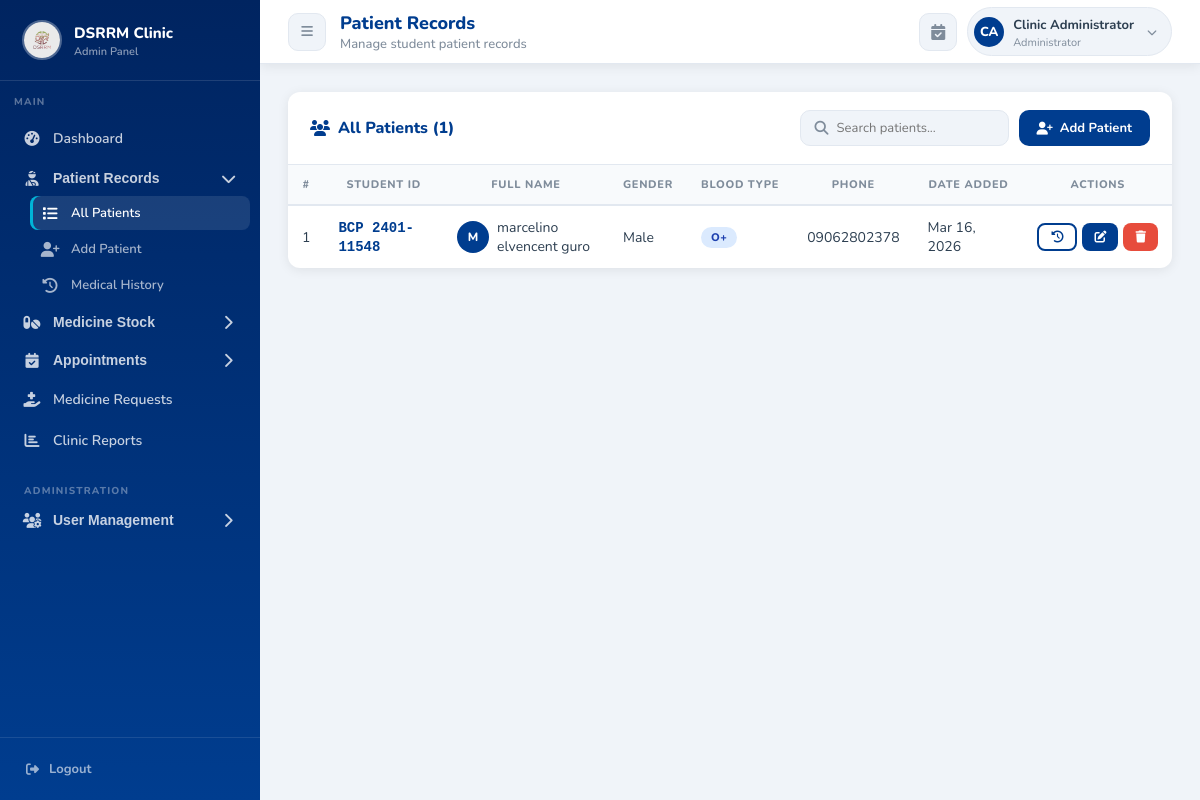
Screenshot of /admin/patients.php (signed in) with the database file from the repository.
### tables this page shows
CREATE TABLE `patients` (
  `id` int(11) NOT NULL,
  `student_id` varchar(20) DEFAULT NULL,
  `full_name` varchar(100) NOT NULL,
  `email` varchar(100) DEFAULT NULL,
  `phone` varchar(20) DEFAULT NULL,
  `address` text DEFAULT NULL,
  `date_of_birth` date DEFAULT NULL,
  `gender` enum('Male','Female','Other') DEFAULT NULL,
  `blood_type` varchar(5) DEFAULT NULL,
  `emergency_contact` varchar(100) DEFAULT NULL,
  `emergency_phone` varchar(20) DEFAULT NULL,
  `allergies` text DEFAULT NULL,
  `notes` text DEFAULT NULL,
  `user_id` int(11) DEFAULT NULL,
  `created_by` int(11) DEFAULT NULL,
  `created_at` timestamp NOT NULL DEFAULT current_timestamp(),
  `updated_at` timestamp NOT NULL DEFAULT current_timestamp() ON UPDATE current_timestamp()
);

CREATE TABLE `users` (
  `id` int(11) NOT NULL,
  `student_id` varchar(20) DEFAULT NULL,
  `full_name` varchar(100) NOT NULL,
  `email` varchar(100) NOT NULL,
  `password` varchar(255) NOT NULL,
  `role` enum('admin','user') DEFAULT 'user',
  `phone` varchar(20) DEFAULT NULL,
  `address` text DEFAULT NULL,
  `date_of_birth` date DEFAULT NULL,
  `gender` enum('Male','Female','Other') DEFAULT NULL,
  `blood_type` varchar(5) DEFAULT NULL,
  `emergency_contact` varchar(100) DEFAULT NULL,
  `emergency_phone` varchar(20) DEFAULT NULL,
  `profile_photo` varchar(255) DEFAULT NULL,
  `is_active` tinyint(1) DEFAULT 1,
  `created_at` timestamp NOT NULL DEFAULT current_timestamp(),
  `updated_at` timestamp NOT NULL DEFAULT current_timestamp() ON UPDATE current_timestamp()
);

### classes/Auth.php (called while the page is built, shortened)
<?php
class Auth {
    public static function currentUser(): array {
        return [
            'id'    => $_SESSION['user_id']    ?? null,
            'name'  => $_SESSION['user_name']  ?? '',
            'email' => $_SESSION['user_email'] ?? '',
            'role'  => $_SESSION['user_role']  ?? '',
        ];
    }
}

### classes/Database.php (called while the page is built, shortened)
<?php
class Database {
    private static $instance = null;
    private $conn;
    private function __construct() {
        $this->conn = new mysqli(DB_HOST, DB_USER, DB_PASS, DB_NAME);
        $this->conn->set_charset('utf8mb4');
    }
    public static function getInstance(): self {
        if (self::$instance === null) {
            self::$instance = new self();
        }
        return self::$instance;
    }
    public function fetchAll(string $sql): array {
        $result = $this->conn->query($sql);
        $rows = [];
        while ($row = $result->fetch_assoc()) {
            $rows[] = $row;
        }
        return $rows;
    }
}

### classes/Patient.php (called while the page is built, shortened)
<?php
class Patient {
    private Database $db;
    public function __construct() {
        $this->db = Database::getInstance();
    }
    public function getAll(string $search = ''): array {
        $where = '';
        return $this->db->fetchAll("SELECT p.*, u.full_name AS created_by_name
            FROM patients p
            LEFT JOIN users u ON p.created_by = u.id
            $where ORDER BY p.created_at DESC");
    }
}

### admin/patients.php (the view, shortened to what this page needs)
<?php
$patientClass = new Patient();
$action = $_GET['action'] ?? '';
$id     = (int)($_GET['id'] ?? 0);
$search   = $_GET['search'] ?? '';
$patients = $patientClass->getAll($search);
$editPatient = ($action === 'edit' && $id) ? $patientClass->getById($id) : null;
$pageTitle    = 'Patient Records';
$pageSubtitle = 'Manage student patient records';
?>
<!DOCTYPE html>
<html lang="en">
<head>
<link rel="stylesheet" href="../css/dashboard.css">
<link rel="stylesheet" href="https://cdnjs.cloudflare.com/ajax/libs/font-awesome/6.4.2/css/all.min.css">
</head>
<body>
<?php include 'partials/sidebar.php'; ?>
<?php include 'partials/topbar.php'; ?>
<main class="main-content">
  <?php if($action === 'add' || $action === 'edit'): ?>
  <div class="page-card">
    <div class="card-header">
      <h2><i class="fa fa-<?= $editPatient?'user-edit':'user-plus' ?>"></i> <?= $editPatient?'Edit Patient':'Add New Patient' ?></h2>
      <a href="patients.php" class="btn btn-outline btn-sm"><i class="fa fa-arrow-left"></i> Back to List</a>
    </div>
    <div class="card-body">
      <form method="POST">
        <input type="hidden" name="action" value="<?= $editPatient?'update':'create' ?>">
        <?php if($editPatient): ?><input type="hidden" name="id" value="<?= $editPatient['id'] ?>"><?php endif; ?>
        <div class="form-row">
          <div class="form-group">
            <label>Student ID *</label>
            <input type="text" name="student_id" value="<?= htmlspecialchars($editPatient['student_id']??'') ?>" required placeholder="e.g. BCP-2024-0001">
          </div>
          <div class="form-group">
            <label>Full Name *</label>
            <input type="text" name="full_name" value="<?= htmlspecialchars($editPatient['full_name']??'') ?>" required>
          </div>
          <div class="form-group">
            <label>Email</label>
            <input type="email" name="email" value="<?= htmlspecialchars($editPatient['email']??'') ?>">
          </div>
          <div class="form-group">
            <label>Phone</label>
            <input type="text" name="phone" value="<?= htmlspecialchars($editPatient['phone']??'') ?>">
          </div>
          <div class="form-group">
            <label>Date of Birth</label>
            <input type="date" name="date_of_birth" value="<?= htmlspecialchars($editPatient['date_of_birth']??'') ?>">
          </div>
          <div class="form-group">
            <label>Gender</label>
            <select name="gender">
              <option value="">-- Select --</option>
              <?php foreach(['Male','Female','Other'] as $g): ?>
              <option value="<?= $g ?>" <?= ($editPatient['gender']??'')===$g?'selected':'' ?>><?= $g ?></option>
              <?php endforeach; ?>
            </select>
          </div>
          <div class="form-group">
            <label>Blood Type</label>
            <select name="blood_type">
              <option value="">-- Unknown --</option>
              <?php foreach(['A+','A-','B+','B-','AB+','AB-','O+','O-'] as $bt): ?>
              <option value="<?= $bt ?>" <?= ($editPatient['blood_type']??'')===$bt?'selected':'' ?>><?= $bt ?></option>
              <?php endforeach; ?>
            </select>
          </div>
          <div class="form-group">
            <label>Emergency Contact Name</label>
            <input type="text" name="emergency_contact" value="<?= htmlspecialchars($editPatient['emergency_contact']??'') ?>">
          </div>
          <div class="form-group">
            <label>Emergency Contact Phone</label>
            <input type="text" name="emergency_phone" value="<?= htmlspecialchars($editPatient['emergency_phone']??'') ?>">
          </div>
        </div>
        <div class="form-row" style="margin-top:14px">
          <div class="form-group">
            <label>Address</label>
            <textarea name="address"><?= htmlspecialchars($editPatient['address']??'') ?></textarea>
          </div>
          <div class="form-group">
            <label>Known Allergies</label>
            <textarea name="allergies"><?= htmlspecialchars($editPatient['allergies']??'') ?></textarea>
          </div>
          <div class="form-group">
            <label>Notes</label>
            <textarea name="notes"><?= htmlspecialchars($editPatient['notes']??'') ?></textarea>
          </div>
        </div>
        <div style="margin-top:20px;display:flex;gap:10px">
          <button type="submit" class="btn btn-primary"><i class="fa fa-save"></i> <?= $editPatient?'Update':'Save' ?> Patient</button>
          <a href="patients.php" class="btn btn-outline">Cancel</a>
        </div>
      </form>
    </div>
  </div>
  <?php else: ?>
  <div class="page-card">
    <div class="card-header">
      <h2><i class="fa fa-users"></i> All Patients (<?= count($patients) ?>)</h2>
      <div style="display:flex;gap:10px;flex-wrap:wrap">
        <form method="GET" style="display:flex;gap:8px;align-items:center">
          <div class="search-bar">
            <i class="fa fa-search"></i>
            <input type="text" name="search" placeholder="Search patients..." value="<?= htmlspecialchars($search) ?>" onkeyup="filterTable('searchInput','patientsTable')">
          </div>
        </form>
        <a href="patients.php?action=add" class="btn btn-primary"><i class="fa fa-user-plus"></i> Add Patient</a>
      </div>
    </div>
    <div class="card-body" style="padding:0">
      <?php if(empty($patients)): ?>
        <div class="empty-state"><i class="fa fa-user-slash"></i><h4>No patients found</h4><p>Add your first patient record to get started.</p></div>
      <?php else: ?>
      <div class="table-wrap">
        <table id="patientsTable">
          <thead>
            <tr>
              <th>#</th><th>Student ID</th><th>Full Name</th><th>Gender</th><th>Blood Type</th><th>Phone</th><th>Date Added</th><th>Actions</th>
            </tr>
          </thead>
          <tbody>
          <?php foreach($patients as $i => $p): ?>
          <tr>
            <td><?= $i+1 ?></td>
            <td><span style="font-family:monospace;font-weight:700;color:var(--primary)"><?= htmlspecialchars($p['student_id']??'-') ?></span></td>
            <td><div class="name-cell"><div class="patient-avatar"><?= strtoupper(substr($p['full_name'],0,1)) ?></div><?= htmlspecialchars($p['full_name']) ?></div></td>
            <td><?= htmlspecialchars($p['gender']??'-') ?></td>
            <td><?= $p['blood_type'] ? '<span class="badge badge-info">'.$p['blood_type'].'</span>' : '-' ?></td>
            <td><?= htmlspecialchars($p['phone']??'-') ?></td>
            <td><?= date('M d, Y', strtotime($p['created_at'])) ?></td>
            <td>
              <div style="display:flex;gap:5px">
                <a href="patient_history.php?patient_id=<?= $p['id'] ?>" class="btn btn-sm btn-outline" title="Medical History"><i class="fa fa-history"></i></a>
                <a href="patients.php?action=edit&id=<?= $p['id'] ?>" class="btn btn-sm btn-primary" title="Edit"><i class="fa fa-edit"></i></a>
                <button onclick="confirmDelete('patients.php?action=delete&id=<?= $p['id'] ?>')" class="btn btn-sm btn-danger" title="Delete"><i class="fa fa-trash"></i></button>
              </div>
            </td>
          </tr>
          <?php endforeach; ?>
          </tbody>
        </table>
      </div>
      <?php endif; ?>
    </div>
  </div>
  <?php endif; ?>
</main>
</body>
</html>

### admin/partials/topbar.php (shortened to what this page needs)
<?php
$user = Auth::currentUser();
$initials = strtoupper(substr($user['name'],0,1) . (strpos($user['name'],' ')!==false ? substr($user['name'], strpos($user['name'],' ')+1, 1) : ''));
?>
<header class="topbar">
  <button class="icon-btn" id="sidebarToggle" onclick="toggleSidebar()">
    <i class="fa fa-bars"></i>
  </button>
  <div class="topbar-title">
    <?= $pageTitle ?? 'Dashboard' ?>
    <?php if(isset($pageSubtitle)): ?><small><?= $pageSubtitle ?></small><?php endif; ?>
  </div>
  <div class="topbar-actions">
    <a href="appointments.php" class="icon-btn" title="Appointments">
      <i class="fa fa-calendar-check"></i>
    </a>
    <div style="position:relative">
      <div class="user-pill" onclick="toggleUserMenu()">
        <div class="user-pill-avatar"><?= $initials ?></div>
        <div><span class="user-pill-name"><?= htmlspecialchars($user['name']) ?></span><span class="user-pill-role">Administrator</span></div>
        <i class="fa fa-chevron-down" style="font-size:10px;color:var(--muted);margin-left:4px"></i>
      </div>
    </div>
  </div>
</header>

### css/dashboard.css (style rules this page uses)
:root { --primary: #003d8f; --primary-light: #1565c0; --primary-dark: #002460; --accent: #00b4d8; --success: #2ecc71; --warning: #f39c12; --danger: #e74c3c; --info: #3498db; --sidebar-w: 260px; --topbar-h: 64px; --bg: #f0f4f9; --card: #ffffff; --text: #2c3e50; --muted: #7f8c9b; --border: #e2e8f0; --radius: 12px; --shadow: 0 2px 12px rgba(0,0,0,.08); --shadow-md: 0 6px 24px rgba(0,0,0,.12); }
*, *::before, *::after { box-sizing: border-box; margin: 0; padding: 0; }
body { font-family: 'Nunito', sans-serif; background: var(--bg); color: var(--text); display: flex; min-height: 100vh; }
.topbar { position: fixed; top: 0; left: var(--sidebar-w); right: 0; height: var(--topbar-h); background: var(--card); border-bottom: 1px solid var(--border); display: flex; align-items: center; padding: 0 28px; z-index: 900; gap: 14px; box-shadow: var(--shadow); }
.topbar-title { font-size: 18px; font-weight: 800; color: var(--primary); flex: 1; }
.topbar-title small { font-size: 13px; color: var(--muted); font-weight: 500; display: block; }
.topbar-actions { display: flex; align-items: center; gap: 10px; }
.icon-btn { width: 38px; height: 38px; border-radius: 10px; background: var(--bg); border: 1px solid var(--border); display: flex; align-items: center; justify-content: center; color: var(--muted); cursor: pointer; transition: .2s; text-decoration: none; position: relative; }
.user-pill { display: flex; align-items: center; gap: 9px; padding: 5px 14px 5px 6px; background: var(--bg); border: 1px solid var(--border); border-radius: 30px; cursor: pointer; transition: .2s; text-decoration: none; color: var(--text); position: relative; }
.user-pill-avatar { width: 30px; height: 30px; border-radius: 50%; background: var(--primary); color: #fff; display: flex; align-items: center; justify-content: center; font-size: 13px; font-weight: 800; }
.user-pill-name { font-size: 13px; font-weight: 700; }
.user-pill-role { font-size: 11px; color: var(--muted); display: block; }
.main-content { margin-left: var(--sidebar-w); margin-top: var(--topbar-h); padding: 28px; min-height: calc(100vh - var(--topbar-h)); flex: 1; }
.page-card { background: var(--card); border-radius: var(--radius); box-shadow: var(--shadow); margin-bottom: 24px; overflow: hidden; }
.card-header { padding: 18px 22px; border-bottom: 1px solid var(--border); display: flex; align-items: center; justify-content: space-between; flex-wrap: wrap; gap: 10px; }
.card-header h2 { font-size: 16px; font-weight: 800; color: var(--primary); display: flex; align-items: center; gap: 8px; }
.card-body { padding: 22px; }
.btn { display: inline-flex; align-items: center; gap: 7px; padding: 9px 18px; border-radius: 10px; font-size: 13px; font-weight: 700; border: none; cursor: pointer; transition: .2s; text-decoration: none; }
.btn-primary { background: var(--primary); color: #fff; }
.btn-danger { background: var(--danger); color: #fff; }
.btn-outline { background: transparent; border: 2px solid var(--primary); color: var(--primary); }
.btn-sm { padding: 6px 12px; font-size: 12px; border-radius: 8px; }
.table-wrap { overflow-x: auto; }
table { width: 100%; border-collapse: collapse; font-size: 14px; }
thead th { background: #f8fafc; color: var(--muted); font-size: 11px; font-weight: 800; text-transform: uppercase; letter-spacing: .7px; padding: 12px 14px; border-bottom: 2px solid var(--border); white-space: nowrap; }
tbody td { padding: 12px 14px; border-bottom: 1px solid var(--border); vertical-align: middle; }
tbody tr:last-child td { border-bottom: none; }
.badge { display: inline-flex; align-items: center; padding: 3px 10px; border-radius: 20px; font-size: 11px; font-weight: 800; text-transform: uppercase; letter-spacing: .4px; }
.badge-info { background: #dbeafe; color: #1e40af; }
.search-bar { display: flex; align-items: center; gap: 8px; background: var(--bg); border: 1.5px solid var(--border); border-radius: 10px; padding: 8px 14px; max-width: 300px; }
.search-bar i { color: var(--muted); font-size: 14px; }
.search-bar input { border: none; background: none; outline: none; font-size: 13px; font-family: inherit; color: var(--text); flex: 1; }
.patient-avatar { width: 32px; height: 32px; border-radius: 50%; background: var(--primary); color: #fff; display: inline-flex; align-items: center; justify-content: center; font-size: 12px; font-weight: 800; margin-right: 8px; flex-shrink: 0; }
.name-cell { display: flex; align-items: center; }

### rows the page displays
patients: created_by.full_name "CA", created_by.full_name "Clinic Administrator", student "BCP 2401-11548", full_name "M", full_name "marcelino elvencent guro", gender "Male", blood_type "O+", phone "09062802378", created_at "Mar 16, 2026"

### other values shown
$pageTitle "Patient Records"
$pageSubtitle "Manage student patient records"
count($patients) "1"
